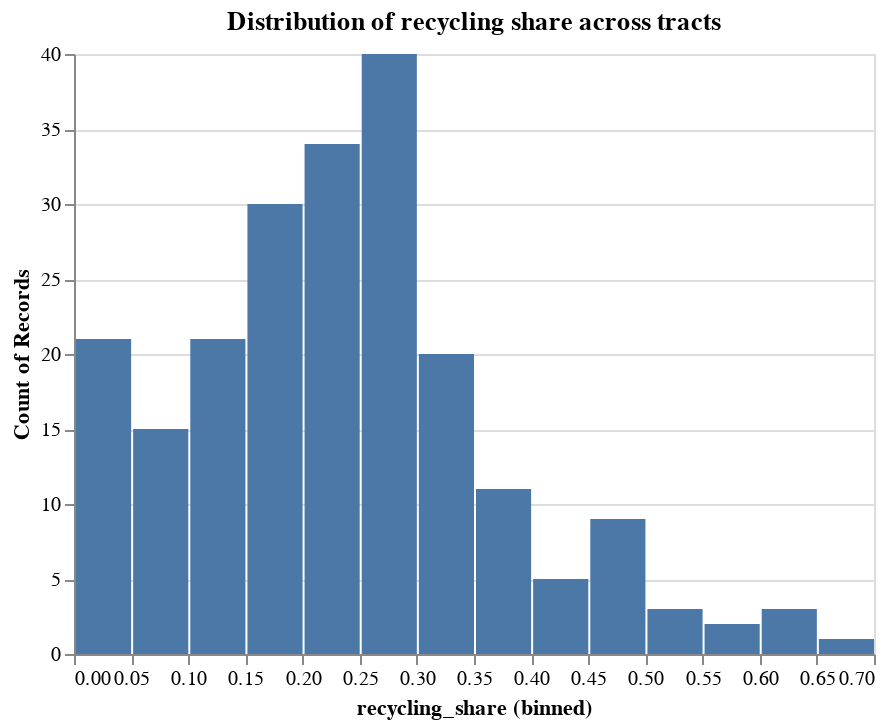

Notebook code cell kept with this figure:
### Code cell
alt.Chart(mean_behavior).mark_bar().encode(
    x=alt.X("recycling_share:Q", bin=alt.Bin(maxbins=20)),
    y='count()',
).properties(title="Distribution of recycling share across tracts")

### Figure 1 — Vega-Lite specification as saved in the notebook (floating-point values rounded to 4 significant figures; data arrays with more than 128 entries replaced by an {"elided": "..."} marker saying what was removed)
{"config": {"view": {"continuousWidth": 400, "continuousHeight": 300}}, "data": {"name": "data-031576b867f7e7e260b1de690dde7781"}, "mark": "bar", "encoding": {"x": {"bin": {"maxbins": 20}, "field": "recycling_share", "type": "quantitative"}, "y": {"aggregate": "count", "type": "quantitative"}}, "title": "Distribution of recycling share across tracts", "$schema": "https://vega.github.io/schema/vega-lite/v4.17.0.json", "datasets": {"data-031576b867f7e7e260b1de690dde7781": {"elided": "215 records"}}}
